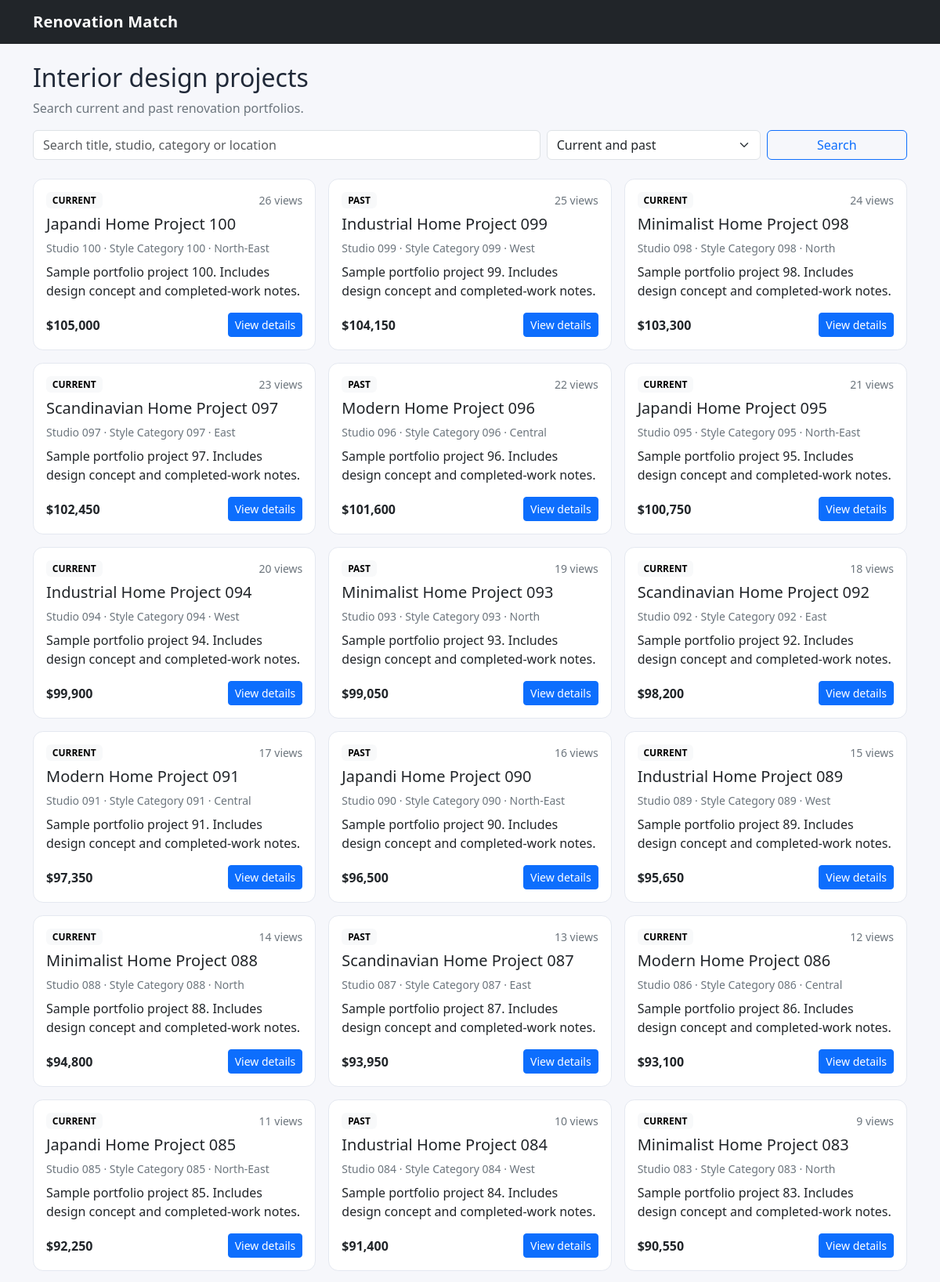
The app's page /projects (upper part) with its own data.
### tables this page shows
CREATE TABLE projects (
                id INTEGER PRIMARY KEY AUTOINCREMENT,
                company_id INTEGER NOT NULL REFERENCES companies(id),
                category_id INTEGER REFERENCES categories(id) ON DELETE SET NULL,
                title TEXT NOT NULL,
                description TEXT DEFAULT '',
                location TEXT DEFAULT '',
                budget REAL DEFAULT 0,
                status TEXT NOT NULL DEFAULT 'CURRENT'
                    CHECK(status IN ('CURRENT','PAST')),
                image_url TEXT DEFAULT '',
                created_at TEXT NOT NULL,
                updated_at TEXT NOT NULL,
                views INTEGER NOT NULL DEFAULT 0
            );

CREATE TABLE companies (
                id INTEGER PRIMARY KEY AUTOINCREMENT,
                owner_id INTEGER NOT NULL REFERENCES users(id),
                name TEXT NOT NULL,
                description TEXT DEFAULT '',
                phone TEXT DEFAULT '',
                email TEXT DEFAULT '',
                address TEXT DEFAULT '',
                website TEXT DEFAULT '',
                created_at TEXT NOT NULL,
                updated_at TEXT NOT NULL
            );

CREATE TABLE categories (
                id INTEGER PRIMARY KEY AUTOINCREMENT,
                name TEXT NOT NULL UNIQUE,
                description TEXT DEFAULT '',
                created_at TEXT NOT NULL
            );

### backend/app/boundary/view_project_boundary.py (the view)
@bp.get("/projects")
def projects():
    return ViewProjectBoundary().display_page(request.args.get("status", ""))

### backend/app/boundary/view_project_boundary.py (called while the page is built)
    def display_page(self, status: str = ""):
        success, result = self.controller.view_projects(status)
        if success:
            return self.show_projects(result, status)
        return self.show_error(result, status)

    def show_projects(self, rows, status: str):
        return render_template("projects.html", rows=rows, q="", status=status)

### backend/app/controller/view_project_controller.py (called while the page is built)
    def view_projects(self, status: str = ""):
        try:
            return True, Project.view_all_projects(status)
        except Exception as e:
            return False, str(e)

### backend/app/entity/project.py (called while the page is built)
    @staticmethod
    def view_all_projects(status: str = ""):
        return Project.search_projects("", status)

    @staticmethod
    def search_projects(keyword: str = "", status: str = ""):
        sql = _PROJECT_JOIN + " WHERE 1=1"
        params: list = []
        if keyword:
            like = f"%{keyword.strip()}%"
            sql += " AND (p.title LIKE ? OR p.description LIKE ? OR p.location LIKE ? OR c.name LIKE ? OR cat.name LIKE ?)"
            params.extend([like] * 5)
        if status in ("CURRENT", "PAST"):
            sql += " AND p.status=?"
            params.append(status)
        sql += " ORDER BY p.updated_at DESC, p.id DESC"
        return db.all(sql, tuple(params))

### backend/app/services/auth.py (called while the page is built)
def load_current_user() -> None:
    uid = session.get("user_id")
    g.current_user = UserAccount.view_user_account(uid) if uid else None
    if g.current_user and g.current_user["status"] != "ACTIVE":
        session.clear()
        g.current_user = None

def current_user() -> dict | None:
    return g.get("current_user")

### backend/app/services/database.py (called while the page is built)
    def connect(self) -> sqlite3.Connection:
        conn = sqlite3.connect(self.path)
        conn.row_factory = sqlite3.Row
        conn.execute("PRAGMA foreign_keys = ON")
        return conn

    def all(self, sql: str, params: tuple = ()) -> list[sqlite3.Row]:
        with self.connect() as conn:
            return conn.execute(sql, params).fetchall()

### frontend/templates/projects.html (shortened to what this page needs)
{% extends "base.html" %}{% block title %}Projects{% endblock %}
{% block content %}<div class="d-flex justify-content-between align-items-center mb-3"><div><h1 class="h2">Interior design projects</h1><p class="text-secondary mb-0">Search current and past renovation portfolios.</p></div></div>
<form class="row g-2 mb-4" action="{{ url_for('search_project.project_search') }}"><div class="col-md-7"><input class="form-control" name="q" value="{{ q }}" placeholder="Search title, studio, category or location"></div><div class="col-md-3"><select class="form-select" name="status"><option value="">Current and past</option><option value="CURRENT" {% if status=='CURRENT' %}selected{% endif %}>Current</option><option value="PAST" {% if status=='PAST' %}selected{% endif %}>Past</option></select></div><div class="col-md-2"><button class="btn btn-outline-primary w-100">Search</button></div></form>
<div class="row g-3">{% for p in rows %}<div class="col-md-6 col-lg-4"><div class="card h-100"><div class="card-body"><div class="d-flex justify-content-between"><span class="badge text-bg-light">{{ p.status }}</span><span class="small text-secondary">{{ p.views }} views</span></div><h2 class="h5 mt-2">{{ p.title }}</h2><p class="text-secondary small mb-2">{{ p.company_name }} · {{ p.category_name or 'Uncategorised' }} · {{ p.location }}</p><p>{{ p.description[:135] }}{% if p.description|length > 135 %}…{% endif %}</p><div class="d-flex justify-content-between align-items-center"><strong>${{ "{:,.0f}".format(p.budget) }}</strong><a class="btn btn-sm btn-primary" href="{{ url_for('view_project_detail.project_detail',project_id=p.id) }}">View details</a></div>
</div></div></div>{% else %}<p>No projects found.</p>{% endfor %}</div>{% endblock %}

### frontend/static/style.css (style rules this page uses)
body { background: #f6f7fb; color: #202938; }
.card { border: 1px solid #e4e8f0; border-radius: .8rem; }

### records on screen
projects: status "CURRENT", views "26", title "Japandi Home Project 100", company_name "Studio 100", name "Style Category 100", location "North-East", description "Sample portfolio project 100. Includes design concept and completed-work notes.", budget "105,000"
projects: status "PAST", views "25", title "Industrial Home Project 099", company_name "Studio 099", name "Style Category 099", location "West", description "Sample portfolio project 99. Includes design concept and completed-work notes.", budget "104,150"
projects: status "CURRENT", views "24", title "Minimalist Home Project 098", company_name "Studio 098", name "Style Category 098", location "North", description "Sample portfolio project 98. Includes design concept and completed-work notes.", budget "103,300"
projects: status "CURRENT", views "23", title "Scandinavian Home Project 097", company_name "Studio 097", name "Style Category 097", location "East", description "Sample portfolio project 97. Includes design concept and completed-work notes.", budget "102,450"
projects: status "PAST", views "22", title "Modern Home Project 096", company_name "Studio 096", name "Style Category 096", location "Central", description "Sample portfolio project 96. Includes design concept and completed-work notes.", budget "101,600"
projects: status "CURRENT", views "21", title "Japandi Home Project 095", company_name "Studio 095", name "Style Category 095", location "North-East", description "Sample portfolio project 95. Includes design concept and completed-work notes.", budget "100,750"
projects: status "CURRENT", views "20", title "Industrial Home Project 094", company_name "Studio 094", name "Style Category 094", location "West", description "Sample portfolio project 94. Includes design concept and completed-work notes.", budget "99,900"
projects: status "PAST", views "19", title "Minimalist Home Project 093", company_name "Studio 093", name "Style Category 093", location "North", description "Sample portfolio project 93. Includes design concept and completed-work notes.", budget "99,050"
projects: status "CURRENT", views "18", title "Scandinavian Home Project 092", company_name "Studio 092", name "Style Category 092", location "East", description "Sample portfolio project 92. Includes design concept and completed-work notes.", budget "98,200"
projects: status "CURRENT", views "17", title "Modern Home Project 091", company_name "Studio 091", name "Style Category 091", location "Central", description "Sample portfolio project 91. Includes design concept and completed-work notes.", budget "97,350"
projects: status "PAST", views "16", title "Japandi Home Project 090", company_name "Studio 090", name "Style Category 090", location "North-East", description "Sample portfolio project 90. Includes design concept and completed-work notes.", budget "96,500"
projects: status "CURRENT", views "15", title "Industrial Home Project 089", company_name "Studio 089", name "Style Category 089", location "West", description "Sample portfolio project 89. Includes design concept and completed-work notes.", budget "95,650"
projects: status "CURRENT", views "14", title "Minimalist Home Project 088", company_name "Studio 088", name "Style Category 088", location "North", description "Sample portfolio project 88. Includes design concept and completed-work notes.", budget "94,800"
projects: status "PAST", views "13", title "Scandinavian Home Project 087", company_name "Studio 087", name "Style Category 087", location "East", description "Sample portfolio project 87. Includes design concept and completed-work notes.", budget "93,950"
projects: status "CURRENT", views "12", title "Modern Home Project 086", company_name "Studio 086", name "Style Category 086", location "Central", description "Sample portfolio project 86. Includes design concept and completed-work notes.", budget "93,100"
projects: status "CURRENT", views "11", title "Japandi Home Project 085", company_name "Studio 085", name "Style Category 085", location "North-East", description "Sample portfolio project 85. Includes design concept and completed-work notes.", budget "92,250"
projects: status "PAST", views "10", title "Industrial Home Project 084", company_name "Studio 084", name "Style Category 084", location "West", description "Sample portfolio project 84. Includes design concept and completed-work notes.", budget "91,400"
projects: status "CURRENT", views "9", title "Minimalist Home Project 083", company_name "Studio 083", name "Style Category 083", location "North", description "Sample portfolio project 83. Includes design concept and completed-work notes.", budget "90,550"
